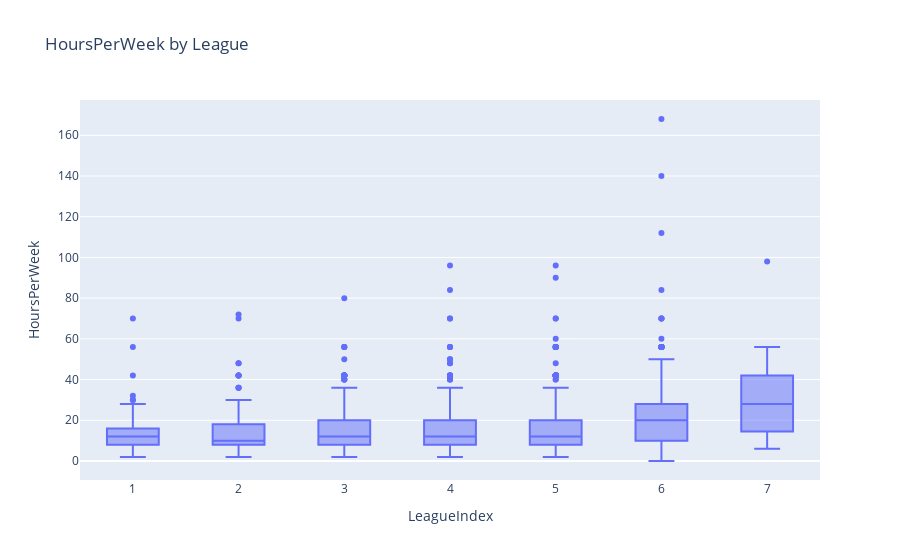

Notebook cell for this chart:
### Markdown cell above
We can see that the age has a fairly distribution between leagues

### Code cell
px.box(skillcraft,x='LeagueIndex',y='HoursPerWeek',title="HoursPerWeek by League")

### Figure 1 — Plotly figure (JSON) as saved in the notebook; plotly's stock layout.template omitted (floating-point values rounded to 4 significant figures; data arrays with more than 128 entries replaced by an {"elided": "..."} marker saying what was removed)
{"data": [{"alignmentgroup": "True", "hovertemplate": "LeagueIndex=%{x}<br>HoursPerWeek=%{y}<extra></extra>", "legendgroup": "", "marker": {"color": "#636efa"}, "name": "", "notched": false, "offsetgroup": "", "orientation": "v", "showlegend": false, "type": "box", "x": {"elided": "3338 int values"}, "x0": " ", "xaxis": "x", "y": {"elided": "3338 int values"}, "y0": " ", "yaxis": "y"}], "layout": {"boxmode": "group", "legend": {"tracegroupgap": 0}, "title": {"text": "HoursPerWeek by League"}, "xaxis": {"anchor": "y", "domain": [0, 1], "title": {"text": "LeagueIndex"}}, "yaxis": {"anchor": "x", "domain": [0, 1], "title": {"text": "HoursPerWeek"}}}}
